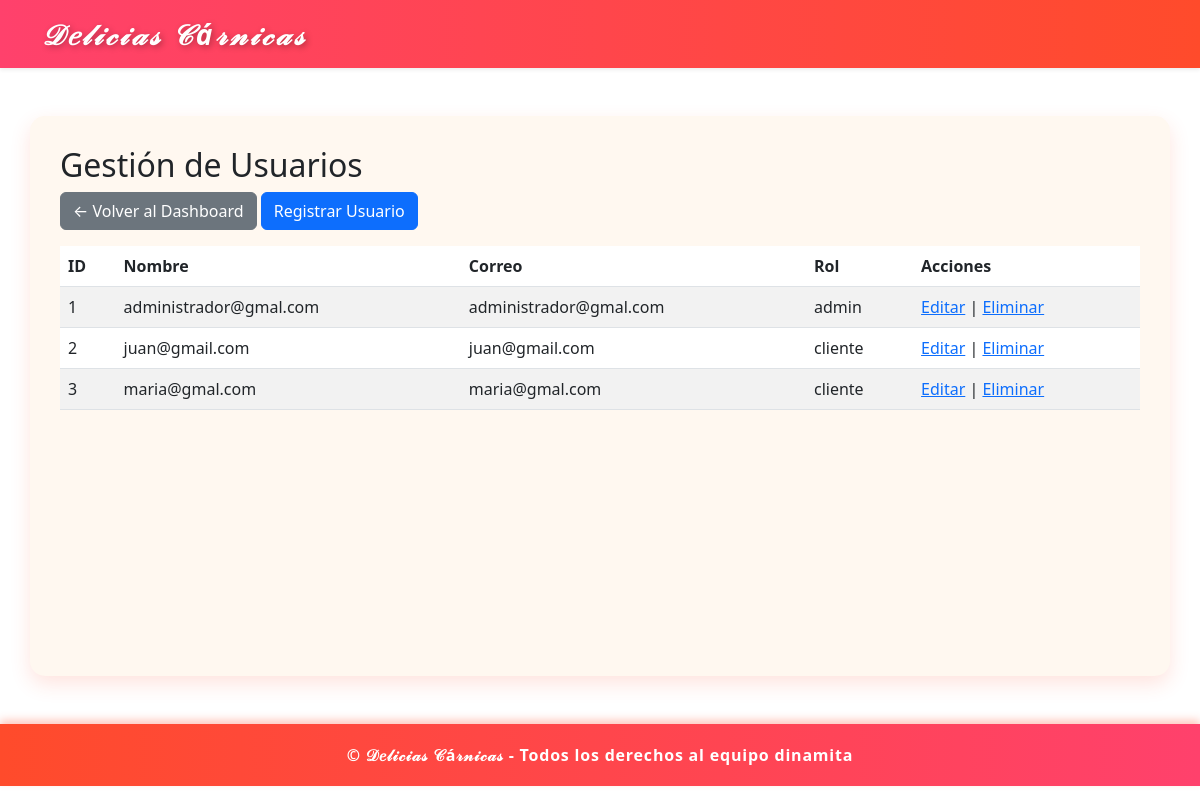
/admin/usuarios (signed in), run on the app's committed database.
### models/usuario_model.py (models this page shows, shortened)
class Usuario(db.Model, UserMixin):
    __tablename__ = 'usuarios'
    id = db.Column(db.Integer, primary_key=True)
    username = db.Column(db.String(50), unique=True, nullable=False)
    email = db.Column(db.String(100), unique=True, nullable=False)
    password = db.Column(db.String(200), nullable=False)
    rol = db.Column(db.String(20), nullable=False, default='cliente')
    cliente = db.relationship('Cliente', back_populates='usuario', uselist=False, cascade='all, delete-orphan')

### controllers/admin_controller.py (the view)
@admin_bp.route('/usuarios')
@login_required
def usuarios():
    usuarios = Usuario.query.all()
    return render_template('admin/usuarios.html', usuarios=usuarios)

### run.py (called while the page is built)
def create_app():
    app = Flask(__name__)
    app.config.from_object(Config)
    init_app(app)
    login_manager = LoginManager()
    login_manager.init_app(app)
    login_manager.login_view = 'auth.login'
    @login_manager.user_loader
    def load_user(user_id):
        return Usuario.query.get(int(user_id))
    app.register_blueprint(auth_bp, url_prefix='/auth')
    app.register_blueprint(admin_bp, url_prefix='/admin')
    app.register_blueprint(cliente_bp, url_prefix='/cliente')
    @app.route('/')
    def index():
        return render_template('index.html')
    return app

### templates/admin/usuarios.html
{% extends 'base.html' %}
{% block content %}
<h2>Gestión de Usuarios</h2>
<a href="{{ url_for('admin.dashboard') }}" class="btn btn-secondary mb-3">← Volver al Dashboard</a>
<a href="{{ url_for('admin.agregar_usuario') }}" class="btn btn-primary mb-3">Registrar Usuario</a>
<table class="table table-striped">
    <thead>
        <tr>
            <th>ID</th>
            <th>Nombre</th>
            <th>Correo</th>
            <th>Rol</th>
            <th>Acciones</th>
        </tr>
    </thead>
    <tbody>
        {% for usuario in usuarios %}
        <tr>
            <td>{{ usuario.id }}</td>
            <td>{{ usuario.username }}</td>
            <td>{{ usuario.email }}</td>
            <td>{{ usuario.rol }}</td>
            <td>
                <a href="{{ url_for('admin.editar_usuario', id=usuario.id) }}">Editar</a> |
                <a href="{{ url_for('admin.eliminar_usuario', id=usuario.id) }}">Eliminar</a>
            </td>
        </tr>
        {% endfor %}
    </tbody>
</table>
{% endblock %}

### data on the page
Usuario: id "1", username "administrador@gmal.com", email "administrador@gmal.com", rol "admin"
Usuario: id "2", username "juan@gmail.com", email "juan@gmail.com", rol "cliente"
Usuario: id "3", username "maria@gmal.com", email "maria@gmal.com", rol "cliente"
